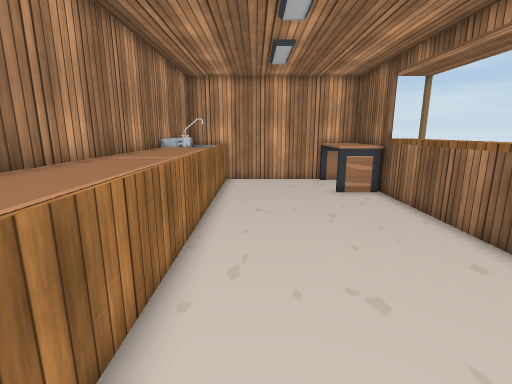
View 1 (above)

14 first-person views from a walk through a Unity game level. The camera is 1.4 m above the floor, tilts 12° down and sees 85° across. The floor is counted in squares, 0.5 m on a side. Each view is taken from the middle of a square. On the plan, view 1 faces up. The plan holds only what a view shows up to about 19 squares ahead; the rest is blank. Some surface patterns are stand-ins.

View 2
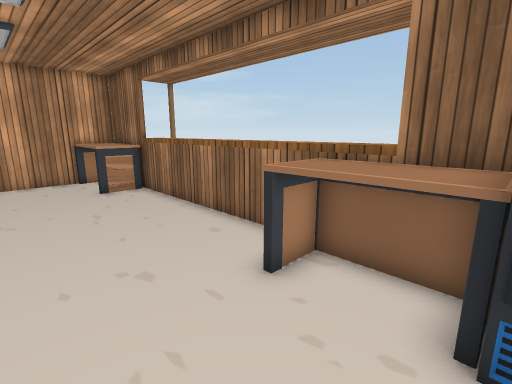

View 3
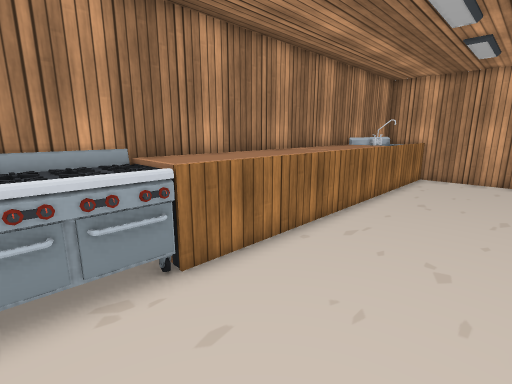

View 4
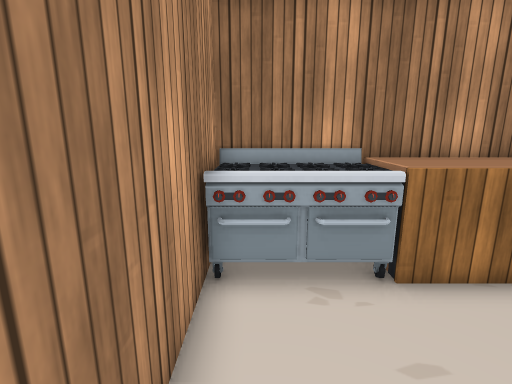

View 5
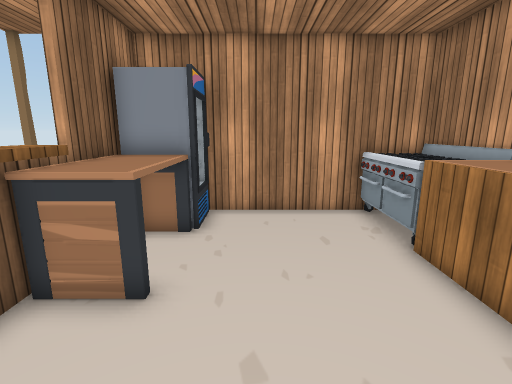

View 6
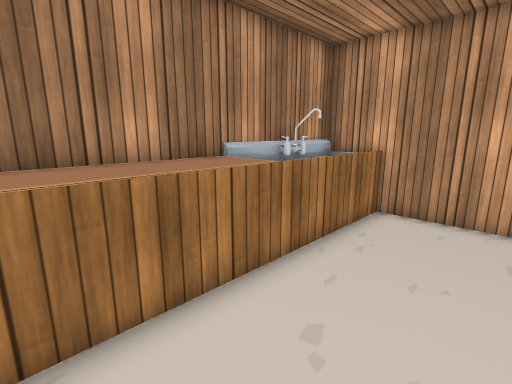

View 7
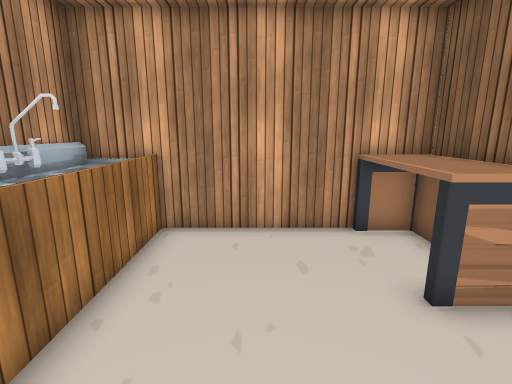

View 8
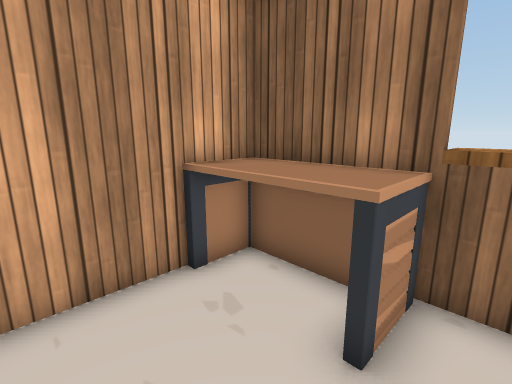

View 9
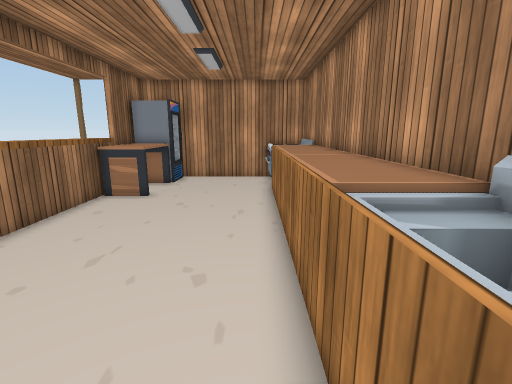

View 10
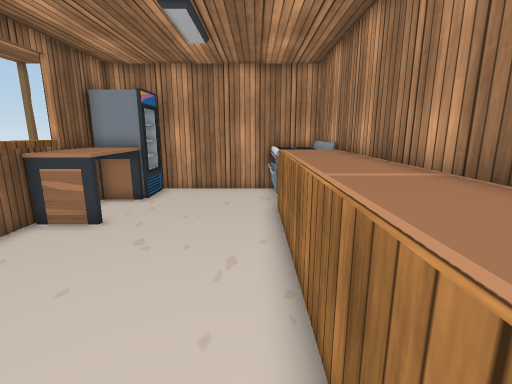

View 11
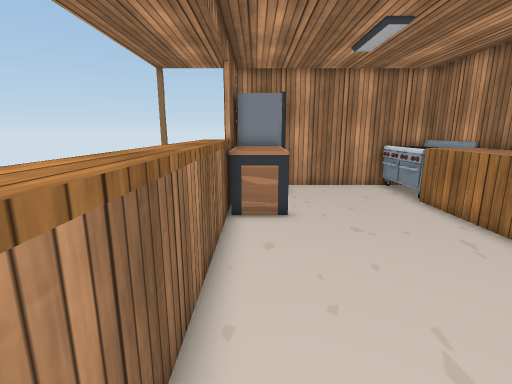

View 12
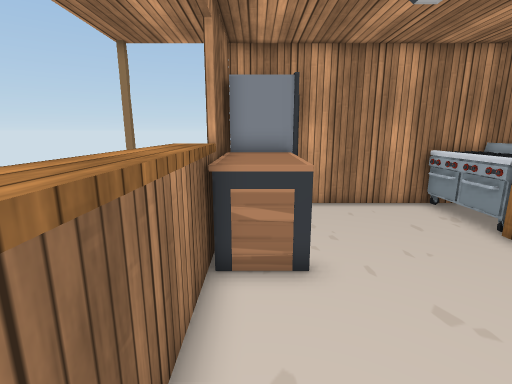

View 13
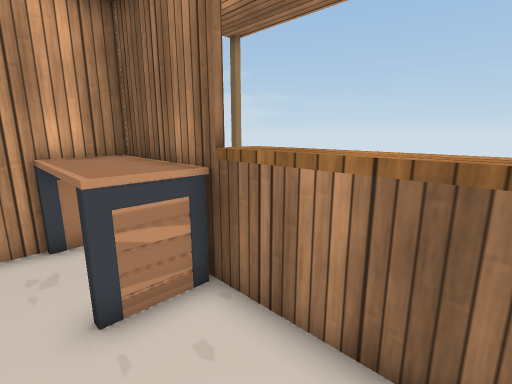

View 14
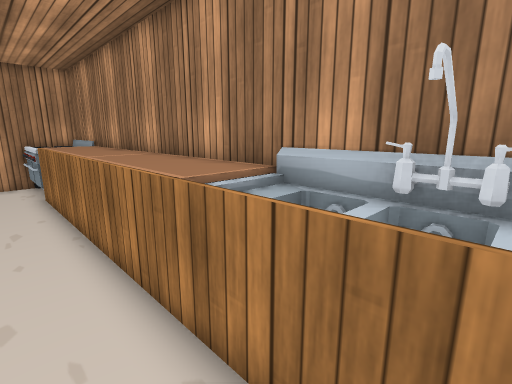

### Floor plan
Key: @ floor where view 1 was taken; # wall or solid block; . floor; ^ raised ledge; S sink; F fridge; O other object.
Columns run from 4 left of view 1 to 7 right of it. Each row starts with its distance up from view 1.
 17 #S#######O#
 16 #SS.....OO#
 15 #SS.....OO#
 14 #SS.....OO#
 13 #SS.....OO#^
 12 #O#.......^^
 11 #OO.......^^
 10 #OO.......^^
  9 #OO.......^^
  8 #OO.......^^
  7 #O#.......^^
  6 #OO.......^^
  5 #OO.......^^
  4 #OO.......^^
  3 #OO.....OOO^
  2 #OO.....OOO^
  1 #OO.....OO#^
  0 #OO.@...OO#
 -1 #OO.....FF#
 -2 #OO.....FF#
 -3 ###########

Where each view was taken, in squares from view 1:
view 1: 0 up, 0 right, facing up
view 2: 1 down, 0 right, facing up-right
view 3: 2 down, 3 right, facing up-left
view 4: 2 down, 3 right, facing left
view 5: 7 up, 2 right, facing down
view 6: 7 up, 2 right, facing up-left
view 7: 9 up, 1 right, facing up
view 8: 12 up, 1 right, facing up-right
view 9: 15 up, 1 left, facing down
view 10: 11 up, 1 left, facing down
view 11: 12 up, 5 right, facing down
view 12: 8 up, 5 right, facing down
view 13: 9 up, 3 right, facing up-right
view 14: 15 up, 0 right, facing down-left
